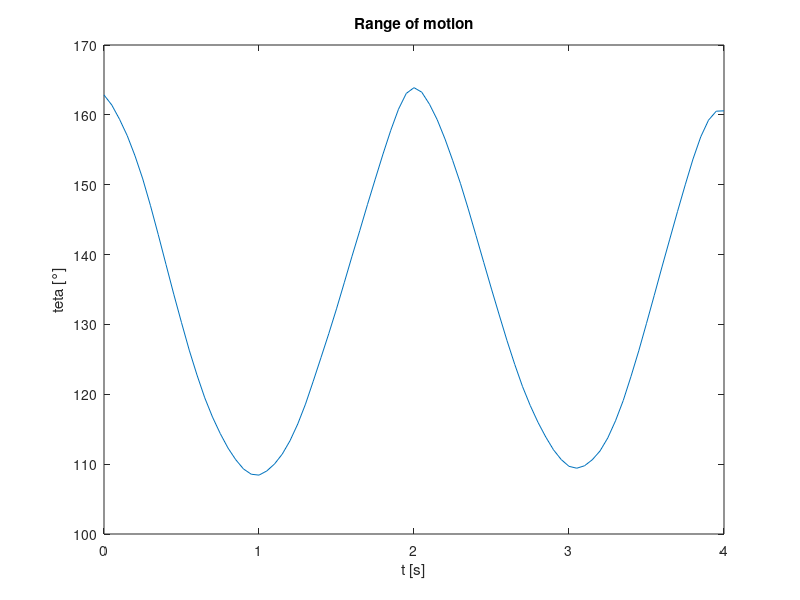
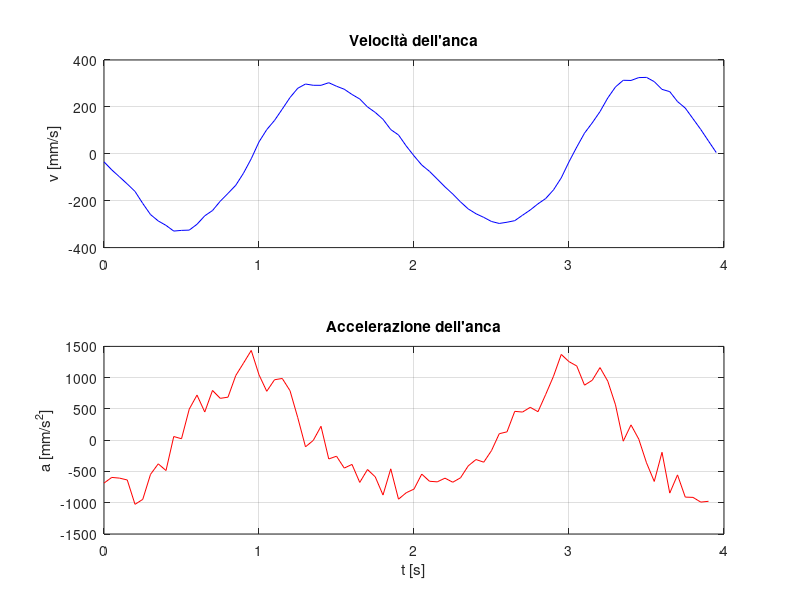
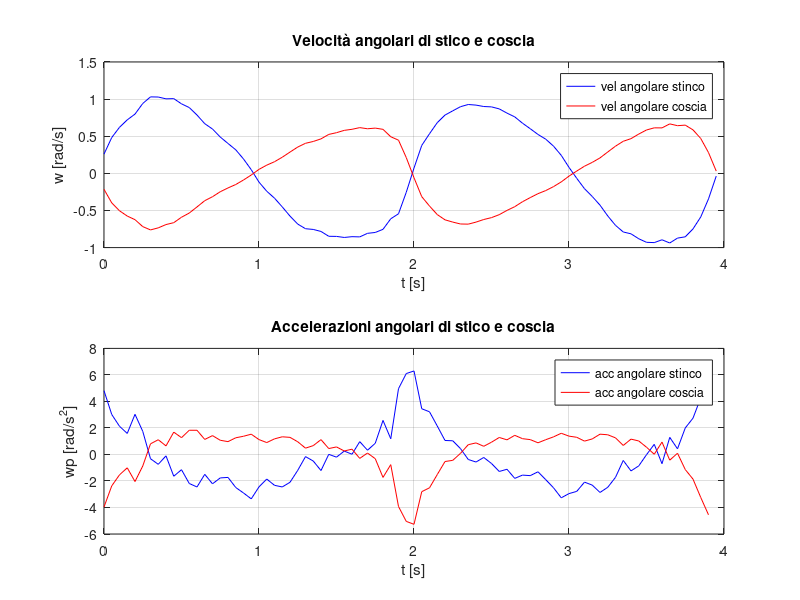
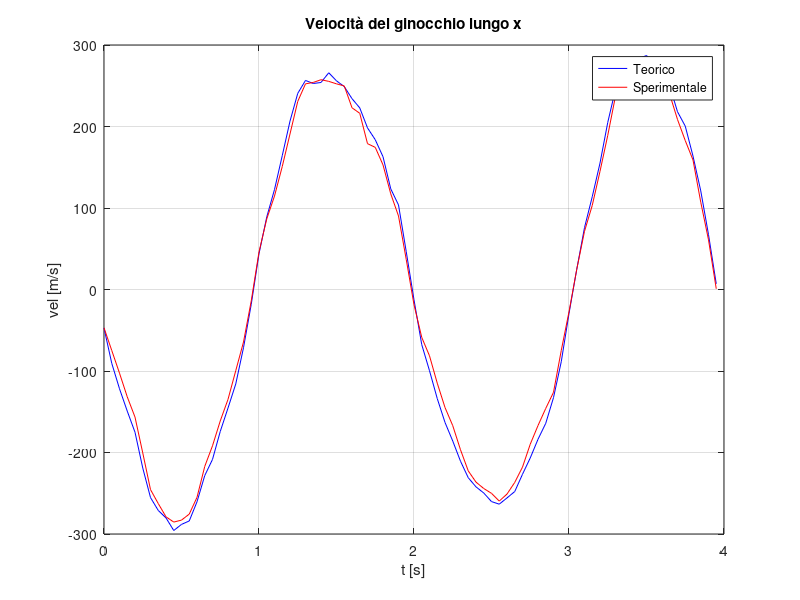

Write MATLAB code to recreate these figures, in order.
clear
close all

load('data_stud.mat');

%% Dati
dt=1/20; %frequenza=20Hz
time=0:dt:(size(otto,1)-1)*dt;

%% STEP3.1
% sezione prossimale (SP) >> tra anca e ginocchio
SP = max(sqrt((otto(:,1)-otto(:,3)).^2+(otto(:,2)-otto(:,4)).^2));
% sezione distale (SD) >> tra ginocchio e caviglia
SD = max(sqrt((otto(:,3)-otto(:,5)).^2+(otto(:,4)-otto(:,6)).^2));

%% STEP3.2
O_A = [otto(:,5)-otto(:,3) otto(:,6)-otto(:,4)]; %(O-A)
B_A = [otto(:,1)-otto(:,3) otto(:,2)-otto(:,4)]; %(B-A)
for ii=1:size(O_A,1)
    ps=O_A(ii,1)*B_A(ii,1)+O_A(ii,2)*B_A(ii,2); %prodotto scalare tra i due vettori (O-A) e (B-A)
    pm=(sqrt(O_A(ii,1).^2+O_A(ii,2).^2))*(sqrt(B_A(ii,1).^2+B_A(ii,2).^2)); %prodotto dei moduli
    teta(ii,1)=rad2deg(acos(ps/pm)); %formula inversa del prodotto scalare tra due vettori
end
ROM=[min(teta) max(teta)];
delta_ROM=ROM(2)-ROM(1);

figure(1)
plot(time,teta)
xlabel('t [s]')
ylabel('teta [°]')
title('Range of motion')

%% STEP3.3
for ii=1:(size(otto,1)-1)
    dp(ii,1)=(otto(ii+1,1)-otto(ii,1))/dt;
end
for ii=1:(size(dp,1)-1)
    dpp(ii,1)=(dp(ii+1,1)-dp(ii,1))/dt;
end

figure(2)
subplot(211)
plot(time(1:end-1),dp,'b')
grid on
ylabel('v [mm/s]')
title('Velocità dell''anca')
hold on
subplot(212)
plot(time(1:end-2),dpp,'r')
grid on
xlabel('t [s]')
ylabel('a [mm/s^2]')
title('Accelerazione dell''anca')

%% STEP3.4
a=SD;
b=SP;
%d=mean(otto(:,2)-otto(:,6));
%Calcolo degli angoli alfa e beta
%for ii=1:size(otto,1)
    %alfa(ii,1)=rad2deg(atan((otto(ii,4)-otto(ii,6))/(otto(ii,3)-otto(ii,5))));
    %beta(ii,1)=360-rad2deg(atan((otto(ii,2)-otto(ii,4)-d)/(otto(ii,1)-otto(ii,3))));
%end

%c = altezza media seggiolino
c = mean(otto(:,2)-otto(:,6));
%d = lunghezza anca-caviglia lungo x
d = otto(:,1)-otto(:,5);

% trovo alpha e beta
for i = 1: length(d)
    fun = @(x) [a*cos(x(1))+b*cos(x(2))-d(i);...
        a*sin(x(1))-b*sin(x(2))-c];
    x0 = [0.1; 0.1];
    
    res = fsolve(fun,x0);
    
    alfa(i) = res(1)*180/pi;
    phi(i) = res(2)*180/pi;
    
end

beta = 360-phi;

%Calcolo delle velocità angolari delle due aste tramite chiusura cinematica
for ii=1:length(dp)
    x0=[dp(ii);
        0];
    A=[-a*sind(alfa(ii)) -b*sind(beta(ii));
        a*cosd(alfa(ii)) b*cosd(beta(ii))];
    x=inv(A)*x0;
    alfap(ii,1)=x(1);
    betap(ii,1)=x(2);
end
%Calcolo delle accelerazioni angolari delle due aste tramite chiusura cinematica
for ii=1:length(dpp)
    x0=[dpp(ii)+a*alfap(ii).^2*cosd(alfa(ii))+b*betap(ii).^2*cosd(beta(ii));
        a*alfap(ii).^2*sind(alfa(ii))+b*betap(ii).^2*sind(beta(ii))];
    A=[-a*sind(alfa(ii)) -b*sind(beta(ii));
        a*cosd(alfa(ii)) b*cosd(beta(ii))];
    x=inv(A)*x0;
    alfapp(ii,1)=x(1);
    betapp(ii,1)=x(2);
end
figure(3)
subplot(211)
plot(time(1:end-1),alfap,'b')
hold on
plot(time(1:end-1),betap,'r')
legend("vel angolare stinco","vel angolare coscia")
grid on
xlabel('t [s]')
ylabel('w [rad/s]')
title('Velocità angolari di stico e coscia')
subplot(212)
plot(time(1:end-2),alfapp,'b')
hold on
plot(time(1:end-2),betapp,'r')
legend("acc angolare stinco","acc angolare coscia")
grid on
xlabel('t [s]')
ylabel('wp [rad/s^2]')
title('Accelerazioni angolari di stico e coscia')
%Calcolo della velocità (teorica) del ginocchio tramite Th. di Rivals
for ii=1:length(dp)
    vA_t(ii,1)=-alfap(ii)*a*sind(alfa(ii));
    vA_t(ii,2)=alfap(ii)*a*cosd(alfa(ii));
end
%Calcolo dell'accelerazione (teorica) del ginocchio tramite Th. di Rivals
for ii=1:length(dpp)
    aA_t(ii,1)=-alfapp(ii)*a*sind(alfa(ii))-alfap(ii).^2*a*cosd(alfa(ii));
    aA_t(ii,2)=alfapp(ii)*a*cosd(alfa(ii))-alfap(ii).^2*a*sind(alfa(ii));
end

%% STEP3.5
for ii=1:(size(otto,1)-1)
    Ap(ii,1)=(otto(ii+1,3)-otto(ii,3))/dt;
    Ap(ii,2)=(otto(ii+1,4)-otto(ii,4))/dt;
end
for ii=1:(size(Ap,1)-1)
    App(ii,1)=(Ap(ii+1,1)-Ap(ii,1))/dt;
    App(ii,2)=(Ap(ii+1,2)-Ap(ii,2))/dt;
end
figure (4)
plot(time(1:end-1),vA_t(:,1),'b')
hold on
plot(time(1:end-1),Ap(:,1),'r')
legend('Teorico','Sperimentale')
grid on
xlabel('t [s]')
ylabel('vel [m/s]')
title('Velocità del ginocchio lungo x')

figure(5)
plot(time(1:end-1),vA_t(:,2),'b')
hold on
plot(time(1:end-1),Ap(:,2),'r')
legend('Teorico','Sperimentale')
grid on
xlabel('t [s]')
ylabel('vel [m/s]')
title('Velocità del ginocchio lungo y')

figure(6)
plot(time(1:end-2),aA_t(:,1),'b')
hold on
plot(time(1:end-2),App(:,1),'r')
legend('Teorico','Sperimentale')
grid on
xlabel('t [s]')
ylabel('acc [m/s^2]')
title('Accelerazione del ginocchio lungo x')

figure(7)
plot(time(1:end-2),aA_t(:,2),'b')
hold on
plot(time(1:end-2),App(:,2),'r')
legend('Teorico','Sperimentale')
grid on
xlabel('t [s]')
ylabel('acc [m/s^2]')
title('Accelerazione del ginocchio lungo y')

%%